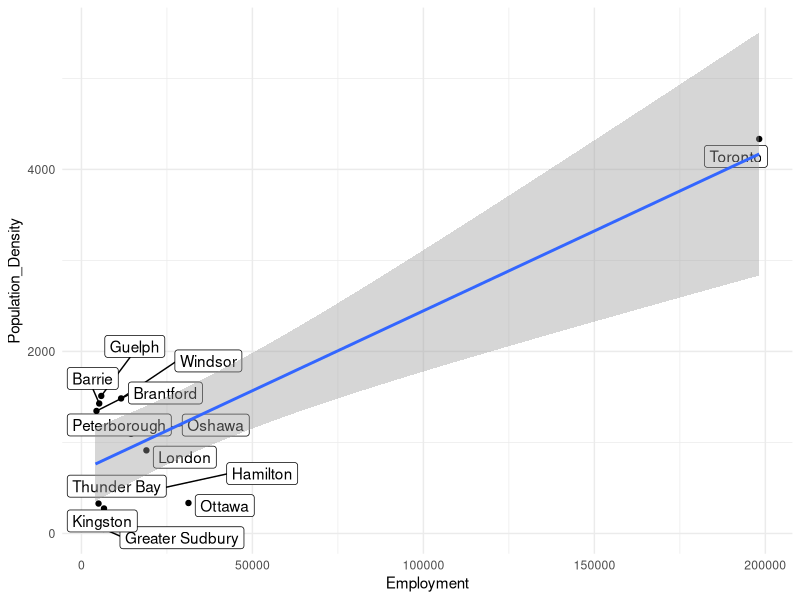
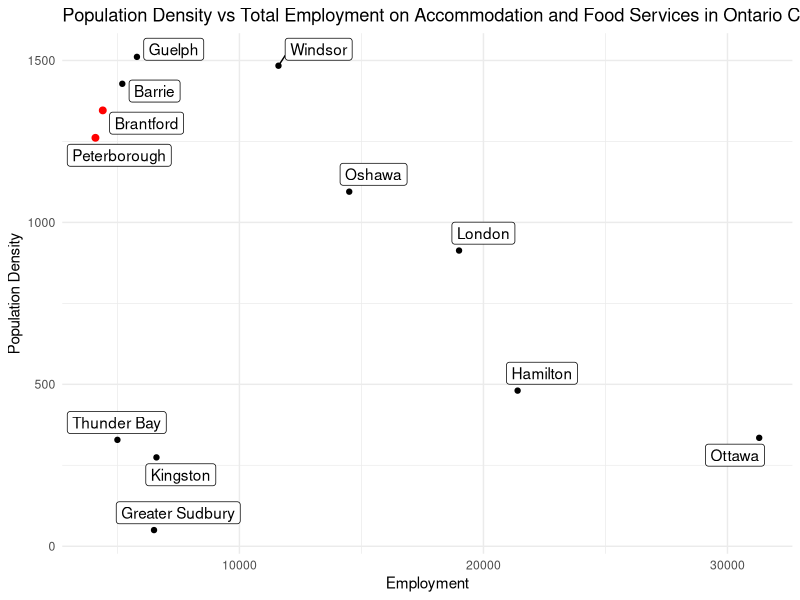

Source code (R) for these figures, in order:
#### Preamble ####
# Purpose: Provide codes for selecting two similar cities as the treatment group (reopen city) and the control group (shutdown city)
# Author: Hong Shi, Yixin Guan, Babak Mokri, Hong Pan
# Date:  20 February 2021
# Contact: lancehong.shi@mail.utoronto.ca, yixin.guan@mail.utoronto.ca, b.mokri@mail.utoronto.ca, hong.pan@mail.utoronto.ca
# License: MIT
# Pre-requisites: 
# - Need to have downloaded the cleaned employment data and census data in "01_employment_census_data_cleaning.R" 
#   and saved it to inputs/data

#### Workspace setup ####

library(tidyverse)
library(here)
library(ggrepel)
library(stringr)

# Read in the cleaned data

# Employment data
cleaned_statscan_employment <- readr::read_csv(here::here("inputs/data/cleaned_statscan_employment.csv"))
  
# Census data

cleaned_2016_census <- readr::read_csv(here::here("inputs/data/cleaned_2016_census.csv"))


#### City selection ####

# compare the number of observations between the cleaned_statscan_employment dataset and the cleaned_2016_census dataset

count(cleaned_statscan_employment) < count(cleaned_2016_census)

# We notice that the employment information is not available for all cities in the employment by industry dataset. 
# So we have to select the treatment city and the control city with employment information available
select_employment <- 
  cleaned_statscan_employment %>% 
  select(GEO, VALUE) %>% 
  filter(GEO != "Ottawa-Gatineau, Ontario/Quebec" & GEO != "Ottawa-Gatineau, Quebec part, Ontario/Quebec")
# Remove the Gatineau employment data since it is out of Ontario province


# We notice that the NAICS data about employment could be collected in city groups 
# ( e.g. St. Catharines and Niagara are collected in a single subgroup)
city_groups <-
  cleaned_statscan_employment %>% 
  filter(grepl("-", cleaned_statscan_employment$GEO)) # Cities within the city group are separated by "-"
head(city_groups$GEO)

# Since cities within these city groups have large differences in turns of demographics and land areas, 
# it is not proper to consider these city groups as a whole in the selection of cities, so we opt these city groups out of our study

# We would like to get the population density in one tibble for determining the selection of cities
select_census <- 
  cleaned_2016_census %>% 
  select( City = `Geographic name`, Population_Density = `Population density per square kilometre, 2016`)
head(select_census)

# We would like to get the population, land area in one tibble for determining the city similarities after the city selections
select_census_poparea <- 
  cleaned_2016_census %>% 
  select( City = `Geographic name`, Population = `Population, 2016`, Area = `Land area in square kilometres, 2016`)
head(select_census_poparea)


# split the column name in select_employment dataset to remove "Ontario" province separated by comma

select_employment$City <- str_split_fixed(select_employment$GEO, ",", 2)[,1] #[,1] means to only keeps the city names column
# Drop the GEO column 
# Ref link to drop the column: https://stackoverflow.com/questions/6286313/remove-an-entire-column-from-a-data-frame-in-r
select_employment$GEO <- NULL

# change Ottawa-Gatineau into Ottawa since already removed Gatineau 
# Ref link to reassign value:https://www.edureka.co/community/35430/how-change-the-value-variable-using-programming-data-frame
select_employment$City[select_employment$City == "Ottawa-Gatineau"] <- "Ottawa"

unique(cleaned_statscan_employment$SCALAR_FACTOR)
# Multiply the employment value by 1000 since the scalar factor is in thousands 
select_employment$Employment <- select_employment$VALUE * 1000
# Drop the VALUE column
select_employment$VALUE <- NULL
select_employment

# join two dataset to create a dataset that contains cities with population density and employment in Accommodation and food services available 

popdensity_employment <- merge(select_census, select_employment, by = "City")
head(popdensity_employment)

# Plot a Employment vs Population Density graph to detect cities with similar restaurant operating situation 
# (i.e. number of people served by restaurant staffs per square kilometers) by finding cities located closed to data points 
 
ggplot( data = popdensity_employment, mapping = aes(x = Employment, y = Population_Density)) +
  geom_point( )+
  theme_minimal() + 
  geom_label_repel(aes( label = City)) +
  geom_smooth( method = "lm", formula = y~x)


# The figure shows that Toronto has very high population density and employment in accommodation and food services, and it makes sense that Toronto is the most populous city in Canada
# Since we would like to select two cities with similar population density and employment as the treatment and control group, we remove Toronto from the graph due to no comparable restaurant operating situation with other cities.
popdensity_employment <- 
  popdensity_employment %>% 
  filter( City !="Toronto")

# Highlight cities chosen for our experiment
highlight_city <- popdensity_employment %>% 
  filter(City =="Brantford"|City =="Peterborough")

ggplot( data = popdensity_employment, mapping = aes(x = Employment, y = Population_Density)) +
  geom_point( )+
  geom_point(data = highlight_city,
             aes(x = Employment, y = Population_Density),
             color="red",
             size = 2)+
  theme_minimal() + 
  geom_label_repel(aes( label = City)) +
  labs(
    title = "Population Density vs Total Employment on Accommodation and Food Services in Ontario Cities",
    x = "Employment",
    y = "Population Density"
  )

# As we could see from the graph, the data points representing Bratford and Peterborough lies closely with each other
# Meaning that they have similar population density and accommodation and food service employment, 
# we could select Brantford and Peterborough as the control and treatment cities.

# An brief table showing coefficients of previous plot, suggesting that the restaurant operating situations between these two cities are similar 
popdensity_employment$density_employment <- 
  popdensity_employment$Population_Density/ popdensity_employment$Employment
popdensity_employment %>% 
  select(City, density_employment) %>% 
  knitr::kable(
    col.names = c("city", "Restaurant employment operating occupacy indicator")
  )


# we would also like to compare the similarity between Brantford and Peterborough in turns of population and land area
select_census_poparea %>% 
  filter( City == "Brantford"| City == "Peterborough") %>% 
  knitr::kable(
    col.names = c("city", "population", "area")
  )
# The result shows that Brantford and Peterborough are similar cities in turns of population and area, 
# expect that Brantford is slightly bigger and more populous

# For now, we have finished the selection of cities to implement our experiment


